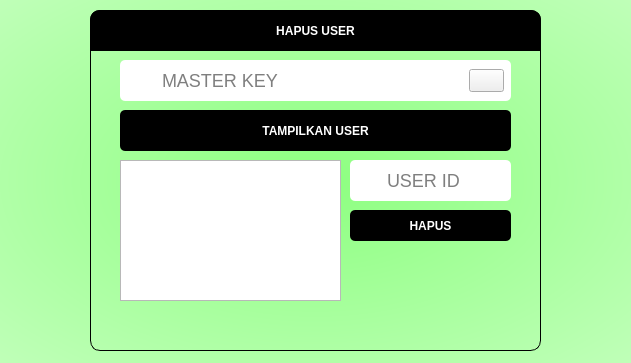
<?xml version="1.0" encoding="UTF-8"?>
<ui version="4.0">
 <class>deluser</class>
 <widget class="QWidget" name="deluser">
  <property name="geometry">
   <rect>
    <x>0</x>
    <y>0</y>
    <width>631</width>
    <height>363</height>
   </rect>
  </property>
  <property name="windowTitle">
   <string>HAPUS USER</string>
  </property>
  <property name="windowIcon">
   <iconset resource="assets.qrc">
    <normaloff>:/images/kg-logo.png</normaloff>:/images/kg-logo.png</iconset>
  </property>
  <property name="styleSheet">
   <string notr="true">QWidget#deluser{
background-color: qradialgradient(spread:pad, cx:0.5, cy:0.5, radius:1.606, fx:0.5, fy:0.5, stop:0 rgb(141, 255, 128), stop:1 rgba(255, 255, 255, 255));
}</string>
  </property>
  <widget class="QFrame" name="frame">
   <property name="geometry">
    <rect>
     <x>90</x>
     <y>10</y>
     <width>451</width>
     <height>341</height>
    </rect>
   </property>
   <property name="styleSheet">
    <string notr="true">QFrame#frame{
border-radius:10px;
border: 1px solid black;
}</string>
   </property>
   <property name="frameShape">
    <enum>QFrame::StyledPanel</enum>
   </property>
   <property name="frameShadow">
    <enum>QFrame::Raised</enum>
   </property>
   <widget class="QLabel" name="header">
    <property name="geometry">
     <rect>
      <x>0</x>
      <y>0</y>
      <width>451</width>
      <height>41</height>
     </rect>
    </property>
    <property name="styleSheet">
     <string notr="true">QLabel#header{
border: 0;
background-color: #000000;
font: 75 24pt &quot;Source Code Pro&quot;;
font-weight: bold;
color: #ffffff;
border-top-right-radius: 10px;
border-top-left-radius: 10px;
}</string>
    </property>
    <property name="text">
     <string>HAPUS USER</string>
    </property>
    <property name="alignment">
     <set>Qt::AlignCenter</set>
    </property>
   </widget>
   <widget class="QTableWidget" name="usertabel">
    <property name="geometry">
     <rect>
      <x>30</x>
      <y>150</y>
      <width>221</width>
      <height>141</height>
     </rect>
    </property>
    <property name="styleSheet">
     <string notr="true"/>
    </property>
    <property name="editTriggers">
     <set>QAbstractItemView::NoEditTriggers</set>
    </property>
   </widget>
   <widget class="QPushButton" name="refresh">
    <property name="geometry">
     <rect>
      <x>30</x>
      <y>100</y>
      <width>391</width>
      <height>41</height>
     </rect>
    </property>
    <property name="styleSheet">
     <string notr="true">QPushButton#refresh{
border-radius: 5px;
background-color: #000000;
font: 16pt &quot;Source Code Pro&quot;;
font-weight: bold;
color: #ffffff;
}</string>
    </property>
    <property name="text">
     <string>TAMPILKAN USER</string>
    </property>
   </widget>
   <widget class="QLabel" name="warning">
    <property name="geometry">
     <rect>
      <x>30</x>
      <y>300</y>
      <width>391</width>
      <height>31</height>
     </rect>
    </property>
    <property name="styleSheet">
     <string notr="true">QLabel#warning{
font: 75 14pt &quot;Source Code Pro&quot;;
color: #ff0000;
font-weight: 500;
}</string>
    </property>
    <property name="text">
     <string/>
    </property>
    <property name="alignment">
     <set>Qt::AlignCenter</set>
    </property>
   </widget>
   <widget class="QLabel" name="information">
    <property name="geometry">
     <rect>
      <x>30</x>
      <y>300</y>
      <width>391</width>
      <height>31</height>
     </rect>
    </property>
    <property name="styleSheet">
     <string notr="true">QLabel#information{
font: 75 14pt &quot;Source Code Pro&quot;;
color: #00ff00;
font-weight: 500;
}</string>
    </property>
    <property name="text">
     <string/>
    </property>
    <property name="alignment">
     <set>Qt::AlignCenter</set>
    </property>
   </widget>
   <widget class="QLineEdit" name="masterkey">
    <property name="geometry">
     <rect>
      <x>30</x>
      <y>50</y>
      <width>391</width>
      <height>41</height>
     </rect>
    </property>
    <property name="styleSheet">
     <string notr="true">QLineEdit#masterkey{
padding: 1px 1px 1px 40px;
border-radius: 5px;
font-size: 18px;
}</string>
    </property>
    <property name="maxLength">
     <number>20</number>
    </property>
    <property name="echoMode">
     <enum>QLineEdit::Password</enum>
    </property>
    <property name="placeholderText">
     <string>MASTER KEY</string>
    </property>
   </widget>
   <widget class="QPushButton" name="showpass">
    <property name="geometry">
     <rect>
      <x>379</x>
      <y>59</y>
      <width>35</width>
      <height>23</height>
     </rect>
    </property>
    <property name="cursor">
     <cursorShape>PointingHandCursor</cursorShape>
    </property>
    <property name="styleSheet">
     <string notr="true">QPushButton#showpass{
border-image:url(:/images/show-pass.png) 0 0 0 0 stretch stretch;
}</string>
    </property>
    <property name="text">
     <string/>
    </property>
   </widget>
   <widget class="QLabel" name="masterkeyicon">
    <property name="geometry">
     <rect>
      <x>29</x>
      <y>55</y>
      <width>41</width>
      <height>31</height>
     </rect>
    </property>
    <property name="styleSheet">
     <string notr="true">QLabel#masterkeyicon{
border-image:url(:/images/lock-logo.png) 0 0 0 0 stretch stretch;
}</string>
    </property>
    <property name="text">
     <string/>
    </property>
   </widget>
   <widget class="QLineEdit" name="userid">
    <property name="geometry">
     <rect>
      <x>260</x>
      <y>150</y>
      <width>161</width>
      <height>41</height>
     </rect>
    </property>
    <property name="styleSheet">
     <string notr="true">QLineEdit#userid{
padding: 1px 1px 1px 35px;
border-radius: 5px;
font-size: 18px;
}</string>
    </property>
    <property name="maxLength">
     <number>20</number>
    </property>
    <property name="placeholderText">
     <string>USER ID</string>
    </property>
   </widget>
   <widget class="QLabel" name="useridicon">
    <property name="geometry">
     <rect>
      <x>262</x>
      <y>156</y>
      <width>31</width>
      <height>31</height>
     </rect>
    </property>
    <property name="styleSheet">
     <string notr="true">QLabel#useridicon{
border-image: url(:/images/user-logo.png) 0 0 0 0 stretch stretch;
}</string>
    </property>
    <property name="text">
     <string/>
    </property>
   </widget>
   <widget class="QPushButton" name="hapus">
    <property name="geometry">
     <rect>
      <x>260</x>
      <y>200</y>
      <width>161</width>
      <height>31</height>
     </rect>
    </property>
    <property name="styleSheet">
     <string notr="true">QPushButton#hapus{
border-radius: 5px;
background-color: #000000;
font: 16pt &quot;Source Code Pro&quot;;
font-weight: bold;
color: #ffffff;
}</string>
    </property>
    <property name="text">
     <string>HAPUS</string>
    </property>
   </widget>
  </widget>
 </widget>
 <tabstops>
  <tabstop>masterkey</tabstop>
  <tabstop>showpass</tabstop>
  <tabstop>refresh</tabstop>
  <tabstop>userid</tabstop>
  <tabstop>hapus</tabstop>
  <tabstop>usertabel</tabstop>
 </tabstops>
 <resources>
  <include location="assets.qrc"/>
 </resources>
 <connections/>
</ui>
